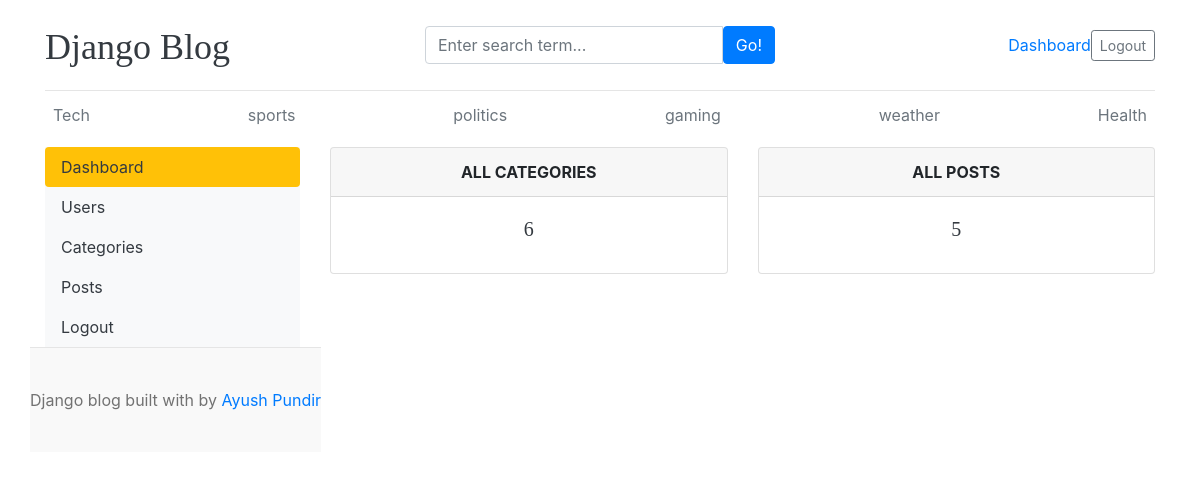
The page /dashboard/ (signed in) on the database its author committed.
### blogs/models.py (models this page shows, shortened)
class Category(models.Model):
    category_name=models.CharField(max_length=50,unique= True)
    created_at=models.DateTimeField(auto_now_add=True)
    updated_at=models.DateTimeField(auto_now=True)
    class Meta:
        verbose_name_plural = "Categories"

### dashboard/views.py (the view)
# urls.py: path('dashboard/', include('dashboard.urls')),
@login_required(login_url=  'login')
def dashboard(request):
    category_count=Category.objects.all().count()
    blogs_count=blog.objects.all().count()
    context={
        'category_count':category_count,
        'blogs_count':blogs_count
    }
    return render(request, 'dashboard/dashboard.html',context)

### blogs/context_processors.py (called while the page is built)
def get_categories(request):
    categories = Category.objects.all()
    return dict(categories=categories)

def social_links(request):
    sociallink=SocialLink.objects.all()
    return dict(sociallink=sociallink)

### templates/dashboard/dashboard.html
{%extends 'base.html'%}
{%block content%}
<div class="row m">
    {% include 'dashboard/sidebar.html' %}
    <div class="col-md-9">
        <div class="row">
            <div class="col">
                <div class="card border-default mb-3">
                    <div class="card-header text-center text-uppercase font-weight-bold">All Categories</div>
                    <div class="card-body text-dark">
                        <h5 class="card-title text-center">{{category_count}}</h5>
                    </div>
                </div>
            </div>
            <div class="col">
                <div class="card border-default mb-3">
                    <div class="card-header text-center text-uppercase font-weight-bold">All posts</div>
                    <div class="card-body text-dark">
                        <h5 class="card-title text-center">{{blogs_count}} </h5>
                    </div>
                </div>
            </div>
    </div>
</div>
{%endblock content%}

### templates/base.html (shortened to what this page needs)
{% load static %}
<!DOCTYPE html>
<html lang="en">
<head>
    <link href="https://getbootstrap.com/docs/4.0/dist/css/bootstrap.min.css" rel="stylesheet">
    <link href="{% static 'css/blog.css' %}" rel="stylesheet">
    <link rel="stylesheet" href="https://cdnjs.cloudflare.com/ajax/libs/font-awesome/4.7.0/css/font-awesome.min.css">
  </head>
<body>
    <div class="container">
      <header class="blog-header py-3">
        <div class="row flex-nowrap justify-content-between align-items-center">
          <div class="col-4 pt-1">
            <a class="blog-header-logo text-dark" href="/">Django Blog</a>
          </div>
        <div class ="col-4">
            <form action="{% url 'search' %}" method ="GET">
                <div class="input-group">
                        <input class="form-control" type="text" name="keyword" placeholder="Enter search term..." aria-label="Enter search term..." aria-describedby="button-search" />
                        <button type ="submit" class="btn btn-primary" id="button-search" type="button">Go!</button>
                    </div>
            </form>
          </div>
          <div class="col-4 d-flex justify-content-end align-items-center">
            {%if not user.is_authenticated %}
            <a class="btn btn-sm btn-warning" href="{% url 'login' %}">Login</a> &nbsp;
            <a class="btn btn-sm btn-outline-secondary" href="{% url 'register' %}">Register</a>
            {% else %}
            </span><a href="{% url 'dashboard' %}">Dashboard</a></span>
            <a class="btn btn-sm btn-outline-secondary" href="{% url 'logout' %}">Logout</a>
            {% endif %}
          </div>
        </div>
      </header>
      <div class="nav-scroller py-1 mb-2">
        <nav class="nav d-flex justify-content-between">
          {% for cat in categories %}
          <a class="p-2 text-muted" href="{% url 'posts_by_category' cat.id %}">{{ cat.category_name }}</a>
          {% endfor %}
        </nav>
      </div>
{%block content %}
{%endblock content %}
<footer class="blog-footer">
  <p>Django blog built with   by <a href="#">Ayush Pundir</a></p>
</footer>
</body>
</html>

### blog_main/static/css/blog.css (style rules this page uses)
.blog-header { border-bottom: 1px solid #e5e5e5; }
.blog-header-logo { font-family: "Playfair Display", Georgia, "Times New Roman", serif; font-size: 2.25rem; }
h1, h2, h3, h4, h5, h6 { font-family: "Playfair Display", Georgia, "Times New Roman", serif; }
.blog-footer { padding: 2.5rem 0; color: #727272; text-align: center; background-color: #f9f9f9; border-top: .05rem solid #e5e5e5; }
.blog-footer p:last-child { margin-bottom: 0; }

### rows shown on the page
Category: category_name "Tech"
Category: category_name "sports"
Category: category_name "politics"
Category: category_name "gaming"
Category: category_name "weather"
Category: category_name "Health"

### other values the page prints
{{ category_count }} "6"
{{ blogs_count }} "5"
